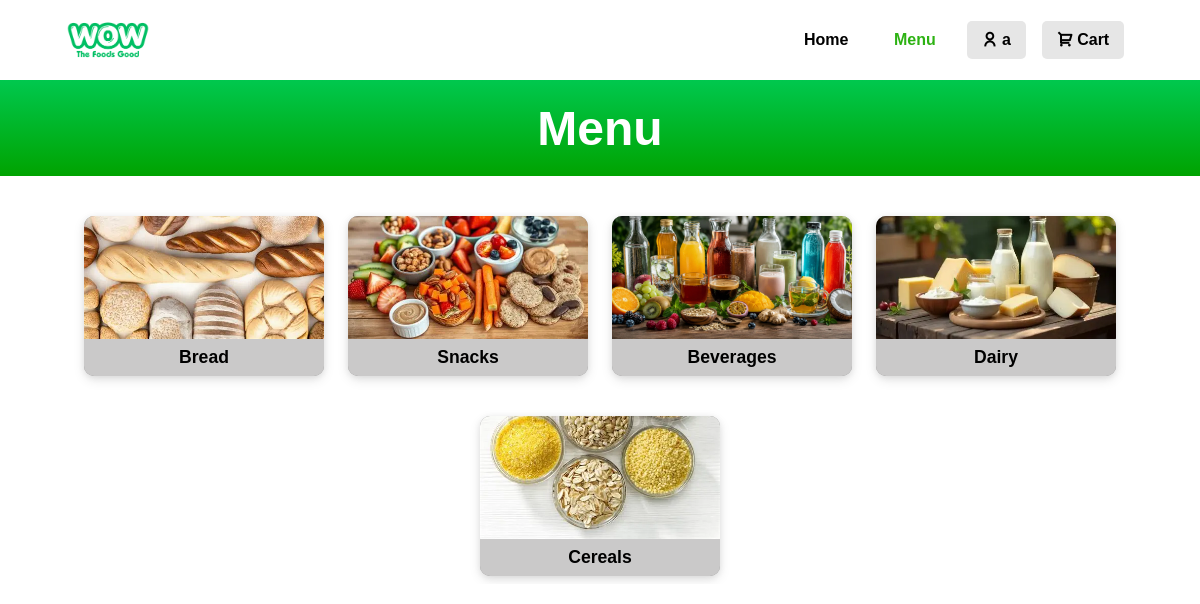
The app's page /menu (signed in) with its own data.
### tables this page shows
CREATE TABLE `Categories` (
  `category_id` INT,
  `category_name` VARCHAR(50),
  `description` TEXT(50),
  `image` VARCHAR(200),
  PRIMARY KEY (`category_id`)
);

### app.py (the view)
@website.route("/menu")
def menu_page():
    connect = get_db()
    c = connect.cursor()
    categories = c.execute(
        """
                            SELECT category_id, category_name, description, image as image_url
                            FROM Categories
                            ORDER BY category_id ASC
                            """
    ).fetchall()
    products = c.execute(
        """
                        SELECT p.product_id,
                            p.category_id,
                            c.category_name,
                            p.product_name,
                            p.price,
                            p.description,
                            p.image AS image_url,
                            p.stock
                        FROM Products AS p
                        LEFT JOIN Categories AS c
                            ON p.category_id = c.category_id
                        ORDER BY p.product_id ASC
                            """
    ).fetchall()
    connect.close()
    return render_template(
        "Menu.html",
        categories=categories,
        products=products,
        current_user=session.get("full_name"),
    )

### app.py (called while the page is built)
def get_db():
    conn = sqlite3.connect(DB_PATH)
    conn.row_factory = sqlite3.Row
    conn.execute("PRAGMA foreign_keys = ON")
    return conn

### templates/Menu.html (shortened to what this page needs)
<!doctype html>
<html lang="en">
<head>
    <link rel="stylesheet" href="{{ url_for('static', filename='Menu.css') }}">
    <link href="https://cdn.jsdelivr.net/npm/remixicon@4.9.0/fonts/remixicon.css" rel="stylesheet" />
</head>
    <body>
        <nav class = "nav">
            <a href="{{ url_for('home_page') }}">
                <img id="logo" src="{{ url_for('static', filename='logos/white w logo.png') }}" alt="wowfoods-logo">
            </a>
            <div class="nav-buttons">
                    <a href="{{ url_for('home_page') }}" id="navbutton" class="home">Home</a>
                    <a href="{{ url_for('menu_page') }}" id="navbutton" class="menu"><span class="tabselected">Menu</span></a>
                    {% if current_user %}
                        <a href="{{ url_for('accounts_page') }}" id="navbutton" class="calltoaction"><i class="ri-user-line" id="navi"></i>{{ current_user }}</a>
                    {% else %}
                        <a href="{{ url_for('signin_page') }}" id="navbutton" class="calltoaction"><i class="ri-user-line" id="navi"></i>Sign in</a>
                    {% endif %}
                    <a href="{{ url_for('cart_page') }}" id="navbutton" class="calltoaction"><i class="ri-shopping-cart-2-line" id="navi"></i>Cart</a>
            </div>
        </nav>
        <div>
            <div class="bgcolor">
                <h1>
                    Menu
                </h1>
            </div>
        </div>
        <div class="categorylist" id="categorylist">
            {% for category in categories %}
            <div class="categorycard" data-category-id="{{ category.category_id }}" onclick="movecategories(this)">
                <img src="{{ category.image_url }}" alt="{{ category.category_name }}">
                <div class ="categoryname">
                    {{ category.category_name }}
                </div>
            </div>
            {% endfor %}
        </div>
    </body>
</html>

### static/Menu.css (style rules this page uses)
:root { --bg: white; --card: white; --text: black; --nav: white; --hover: #d1d1d1; --maincolour: #36bd18; }
html, body { height: 100%; margin: 0; font-family: sans-serif; background: var(--bg); color: var(--text); }
.nav { margin: 0 auto; padding: 1rem 3rem; max-width: 90vw; background: var(--nav); display: flex; justify-content: space-between; align-items: center; flex-direction: row; }
#logo { height: 3rem; width: auto; vertical-align: middle; }
.nav-buttons { display: flex; text-align: right; visibility: visible; }
#navbutton { margin-right: 1rem; color: inherit; text-decoration: none; padding: 0.5rem 0.8rem; border: #ffffff00 2px solid; color: var(--text); font: bold 1rem sans-serif; }
.tabselected { color: rgb(45, 178, 19); }
.calltoaction { border-radius: 5px; background-color: var(--card); filter: brightness(0.9); transition: filter 0.2s ease, background-color 0.2s ease; }
#navi { margin-right: 4px; }
.bgcolor { background-color: chartreuse; font-size: clamp(20px, 2vw, 30px); height: 6rem; width: auto; margin: 0rem 0rem; background-image: linear-gradient( to bottom, rgba(0, 200, 78, 100), rgba(0, 163, 0, 100) ); align-items: center; display: flex; justify-content: center; grid-template-columns: auto; color: #ffffff; }
.categorylist { display: flex; justify-content: center; align-items: center; overflow: hidden; flex-wrap: wrap; gap: 1.5rem; margin: 2rem 0; max-width: 100%; transition: gap 0.6s ease; }
.categorycard { display: flex; flex-direction: column; justify-content: flex-end; align-items: stretch; margin: 0.5rem 0; height: 10rem; width: 15rem; flex: 0 0 15rem; background-color: rgb(146, 146, 146); border-radius: 10px; overflow: hidden; box-shadow: 0 4px 12px rgba(0, 0, 0, 0.1), 0 1.5px 6px rgba(0, 0, 0, 0.08); cursor: pointer; transition: height 0.6s ease, width 0.6s ease, margin 0.6s ease, flex-basis 0.6s ease, transform 0.6s ease; }
.categoryname { color: var(--text); background-color: rgb(202, 201, 201); padding: 0.5rem 0; width: 100%; display: flex; justify-content: center; align-items: center; font: bold 1.1rem sans-serif; }

### records on screen
Categories: shows a picture, category_name "Bread"
Categories: shows a picture, category_name "Snacks"
Categories: shows a picture, category_name "Beverages"
Categories: shows a picture, category_name "Dairy"
Categories: shows a picture, category_name "Cereals"

### other values on screen
{{ current_user }} "a"
